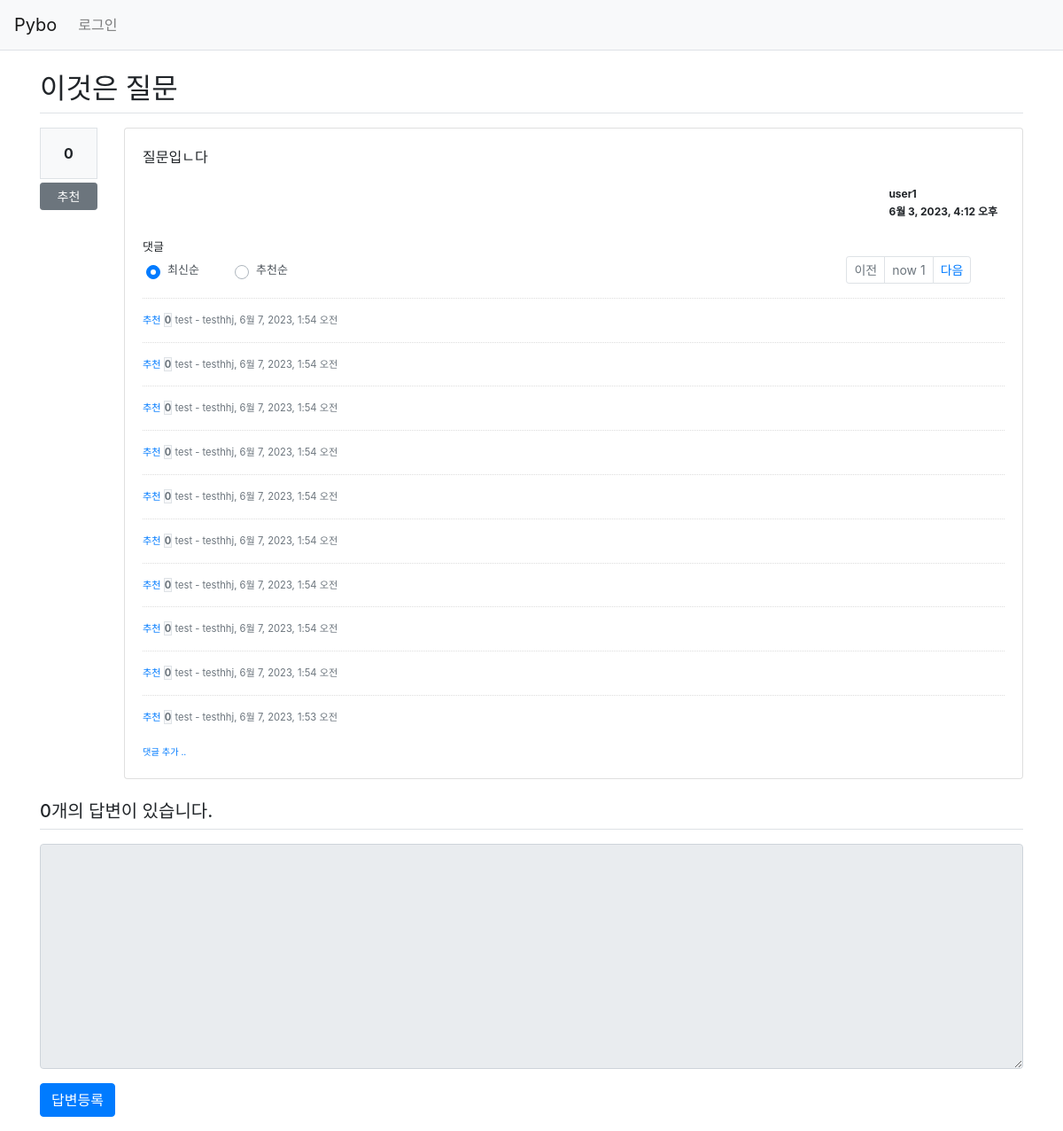
The page /pybo/16/ on the database as committed earlier.
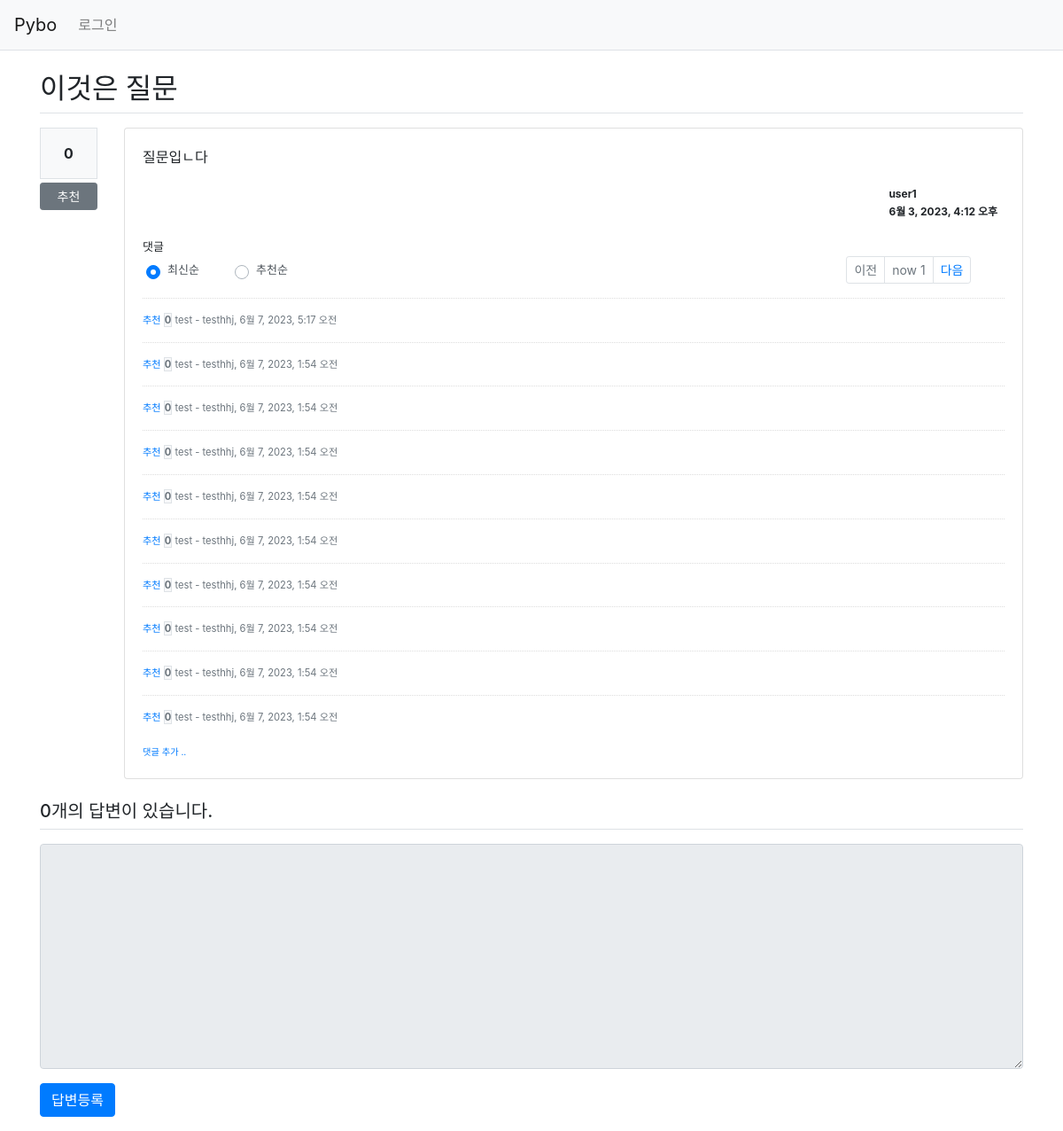
The same page on the database as committed later.
### pybo/models.py (models this page shows)
class Comment(models.Model):
    author = models.ForeignKey(User, on_delete=models.CASCADE, related_name='author_comment')
    content = models.TextField()
    create_date = models.DateTimeField()
    modify_date = models.DateTimeField(null=True, blank=True)
    question = models.ForeignKey(Question, null=True, blank=True, on_delete=models.CASCADE)
    answer = models.ForeignKey(Answer, null=True, blank=True, on_delete=models.CASCADE)
    voter = models.ManyToManyField(User, related_name='voter_comment')
    modified_count = models.IntegerField(default=0)

### pybo/views/base_views.py (the view)
# urls.py: path('<int:question_id>/', base_views.detail, name='detail'),
def detail(request, question_id):
    question = get_object_or_404(Question, pk=question_id)
    page=request.GET.get('page', '1')
    so = request.GET.get('so', 'recent')
    if so == 'recommend':
        questionComment_list = Comment.objects.filter(Q(question = question_id)).annotate(num_voter = Count('voter')).order_by('-num_voter', '-create_date')
    else:
        questionComment_list = Comment.objects.filter(Q(question = question_id)).order_by('-create_date')
    paginator = Paginator(questionComment_list, 10)
    page_obj = paginator.get_page(page)
    context = {'question': question, 'page': page, 'so':so, 'comments': page_obj}
    return render(request, 'pybo/question_detail.html', context)

### pybo/templatetags/pybo_filter.py (called while the page is built)
@register.filter()
def mark(value):
    extensions = ["nl2br", "fenced_code"]
    return mark_safe(markdown.markdown(value, extensions=extensions))

### templates/pybo/question_detail.html (shortened to what the changed rows need)
{% extends 'base.html' %}
{% load pybo_filter %}
{% block content %}
<div class="container my-3">
    <h2 class="border-bottom py-2">{{ question.subject }}</h2>
    <div class="row my-3">
        <div class="col-11">
            <div class="card">
                <div class="card-body">
                    {% if comments %}
                    <div>
                    {% for comment in comments %}
                                    <div class="comment py-3 text-muted">
                                        <a href="#" data-uri="{% url 'pybo:vote_comment' comment.id  %}"class="recommend">추천</a>
                                        <span class="bg-light text-center p-0.5 border font-weight-bolder mb-1">{{comment.voter.count}}</span>
                                        <span style="white-space: pre-line;">{{ comment.content }}</span>
                                        <span>
                                - {{ comment.author }}, {{ comment.create_date }}
                            </span>
                        </div>
                    {% endfor %}
                    </div>
                    {% endif %}
                </div>
            </div>
        </div>
    </div>
</div>
{% endblock %}

Rows that differ between the two databases and show on the page:
no longer on this page (row unchanged): Comment: voter.count "0", content "test", author "testhhj", create_date "6월 7, 2023, 1:53 오전"
added Comment: voter.count "0", content "test", author "testhhj", create_date "6월 7, 2023, 5:17 오전"
